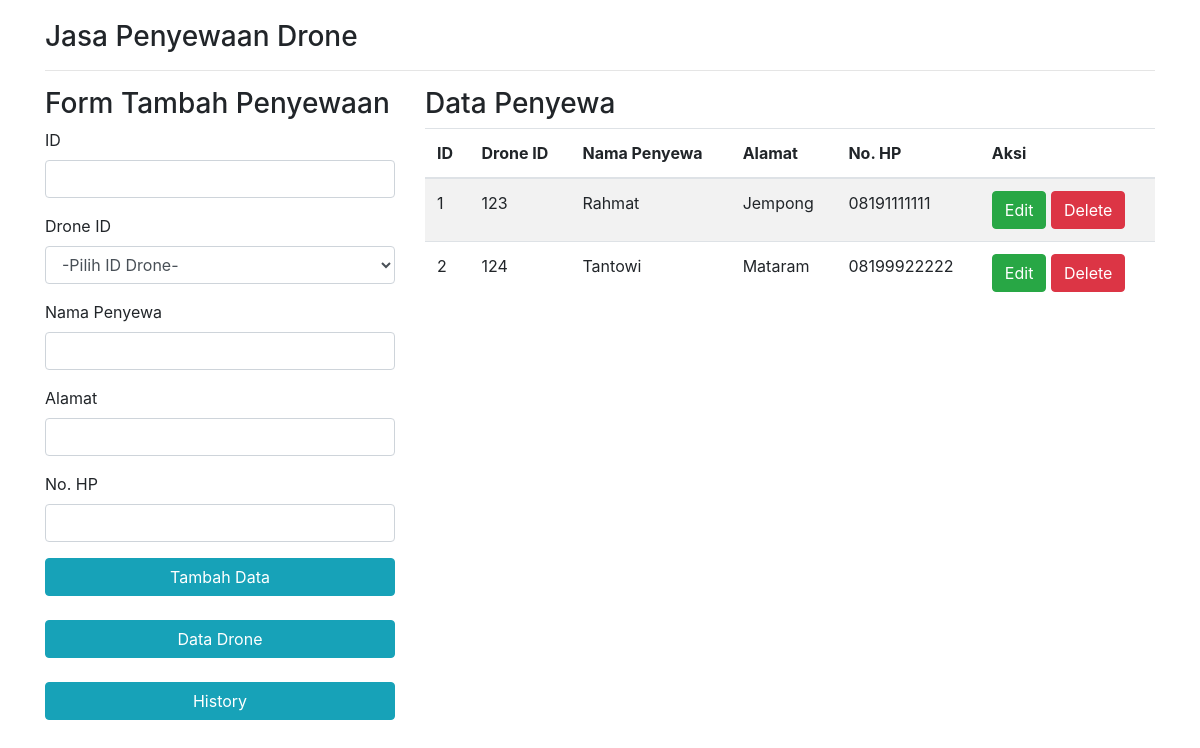
The page /Data/index.php on the database its author committed.
### tables this page shows
CREATE TABLE `data` (
  `id_sewa` int(10) NOT NULL,
  `drone_id` int(10) NOT NULL,
  `nama_penyewa` varchar(50) NOT NULL,
  `alamat` text NOT NULL,
  `no_hp` text NOT NULL
);

### Data/index.php (the view, shortened to what this page needs)
<!DOCTYPE html>
<html lang="en">
<head>
    <link rel="stylesheet" href="https://cdn.jsdelivr.net/npm/bootstrap@4.5.3/dist/css/bootstrap.min.css">
</head>
<body>
    <?php
    include_once('Connection.php');
    $sql = 'SELECT * FROM data';
    $data_sewa = mysqli_query($conn, $sql);
    ?>
    <div class="container" style="padding-top: 20px; padding-bottom: 20px;">
        <h3>Jasa Penyewaan Drone</h3>
        <hr>
        <div class="row">
            <div class="col-sm-4">
                <h3>Form Tambah Penyewaan</h3>
                <form role="form" action="insert.php" method="POST">
                    <div class="form-group">
                        <label>ID</label>
                        <input type="text" name="id_penyewaan" class="form-control">
                    </div>
                    <div class="form-group">
                        <label>Drone ID</label>
                        <select name="id_drone" type="text" class="form-control">
                            <option>-Pilih ID Drone-</option>
                        </select>
                    </div>
                    <div class="form-group">
                        <label>Nama Penyewa</label>
                        <input type="text" name="nama" class="form-control">
                    </div>
                    <div class="form-group">
                        <label>Alamat</label>
                        <input type="text" name="alamat" class="form-control">
                    </div>
                    <div class="form-group">
                        <label>No. HP</label>
                        <input type="text" name="no_Hp" class="form-control">
                    </div>
                    <button type="submit" class="btn btn-info btn-block">Tambah Data</button>
                </form>
                    <br>
                <a href="Drone/data_drone.php">
                    <button class="btn btn-info btn-block">Data Drone</button>
                </a>
                <br>
                <a href="history.php">
                    <button class="btn btn-info btn-block">History</button>
                </a>
            </div>
            <div class="col-sm-8">
                <h3>Data Penyewa</h3>
                <table class="table table-striped table-hover dtabel">
                    <thead>
                        <tr>
                            <th>ID</th>
                            <th>Drone ID</th>
                            <th>Nama Penyewa</th>
                            <th>Alamat</th>
                            <th>No. HP</th>
                            <th>Aksi</th>
                        </tr>
                    </thead>
                    <tbody>
                        <?php while ($data = mysqli_fetch_object($data_sewa)) { ?>
                            <tr>
                                <td><?= $data->id_sewa ?></td>
                                <td><?= $data->drone_id ?></td>
                                <td><?= $data->nama_penyewa ?></td>
                                <td><?= $data->alamat ?></td>
                                <td><?= $data->no_hp ?></td>
                                <td>
                                    <a href="edit.php?data=<?= $data->id_sewa ?>" class="btn btn-success" role="button">Edit</a>
                                    <a href="delete.php?data=<?= $data->id_sewa ?>" class="btn btn-danger" role="button">Delete</a>
                                </td>
                            </tr>
                        <?php } ?>
                    </tbody>
                </table>
            </div>
        </div>
    </div>
</body>
</html>

### rows shown on the page
data: id_sewa "1", drone "123", nama_penyewa "Rahmat", alamat "Jempong", no_hp "08191111111"
data: id_sewa "2", drone "124", nama_penyewa "Tantowi", alamat "Mataram", no_hp "08199922222"
